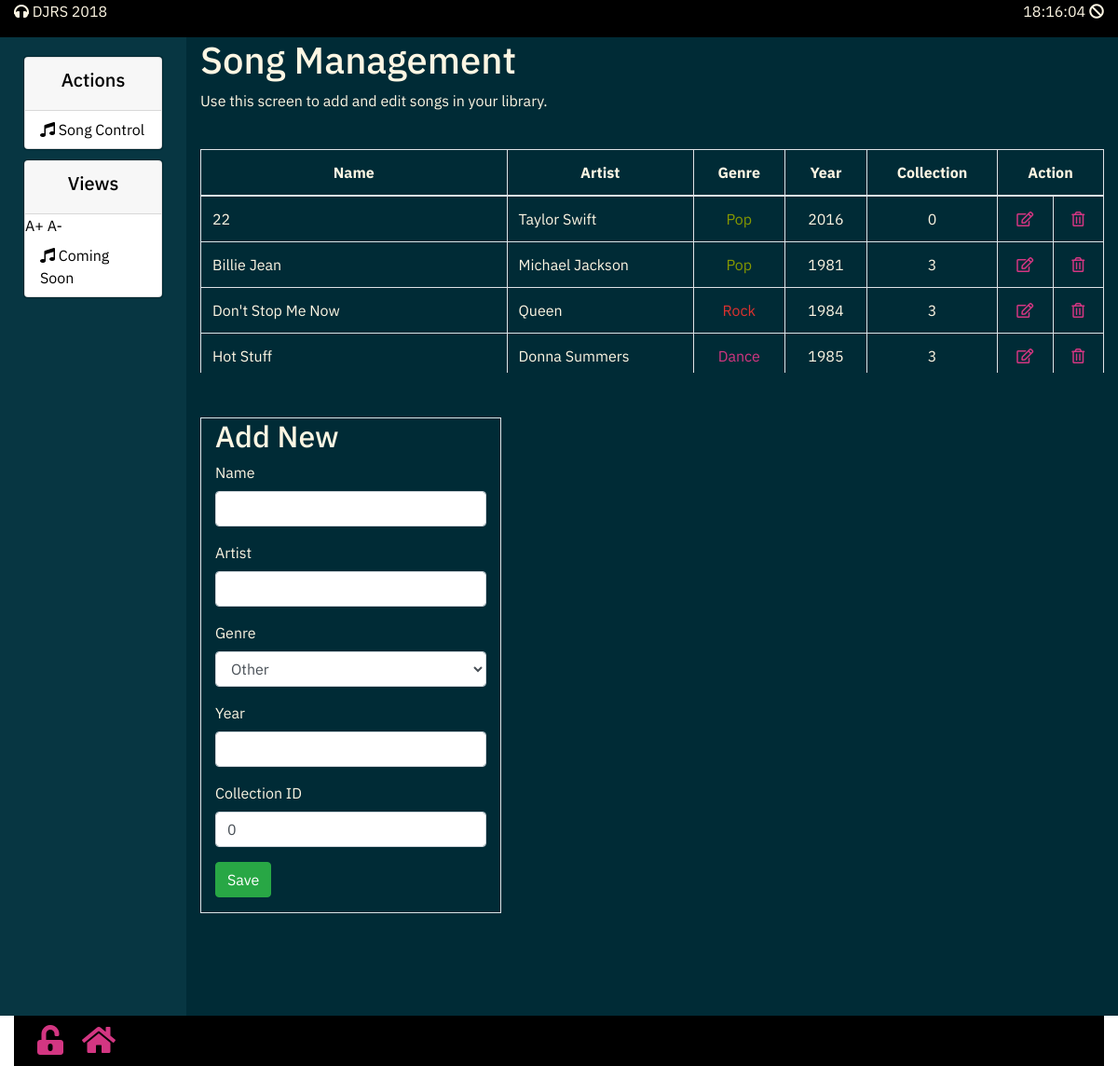
/admin/list_manager.php, run on the app's committed database.
### tables this page shows
CREATE TABLE IF NOT EXISTS `crud` (
  `id` int(11) NOT NULL AUTO_INCREMENT,
  `name` varchar(50) NOT NULL,
  `artist` varchar(50) NOT NULL,
  `genre` varchar(20) DEFAULT NULL,
  `year` int(4) DEFAULT NULL,
  `collec_id` int(11) NOT NULL DEFAULT '0' COMMENT 'Collection ID',
  `active` tinyint(1) NOT NULL DEFAULT '0',
  PRIMARY KEY (`id`)
);

### functions/server.php (called while the page is built, shortened)
<?php
$name = $artist = $genre = $year = "";
$collectionID = $id = 0;
$update = false;

### admin/list_manager.php (the view, shortened to what this page needs)
<?php include($_SERVER["DOCUMENT_ROOT"] . "/dj-app2/partials/_header.php"); ?>
      <div class="row">
        <div id='collectionWin' class="col-md-2">
          <?php include($_SERVER["DOCUMENT_ROOT"] . "/dj-app2/partials/_action_blocks.php"); ?>
            <br>
        </div>
        <div id='mainWin' class="col-md-10">
          <div class="row">
            <div class="col-md-12">
            <div id='CRUDWindow'>
            <h1>Song Management</h1>
            <p>Use this screen to add and edit songs in your library.</p>
            <br>
            <?php $results = mysqli_query($db, "SELECT * FROM crud ORDER BY name ASC"); ?>
            <div class="ResultTable">
              <table class='table table-bordered'>
                <thead>
                  <tr>
                    <th class='text-center'>Name</th>
                    <th class='text-center'>Artist</th>
                    <th class='text-center'>Genre</th>
                    <th class='text-center'>Year</th>
                    <th class='text-center'>Collection</th>
                    <th colspan="2" class='text-center'>Action</th>
                  </tr>
                </thead>
                <?php while ($row = mysqli_fetch_array($results)) { ?>
                  <tr>
                    <td><?php echo $row['name']; ?></td>
                    <td><?php echo $row['artist']; ?></td>
                    <td class='text-center'><span class='colourCell<?php echo $row['genre']; ?>'><?php echo $row['genre']; ?></span></td>
                    <td class='text-center'><?php echo $row['year']; ?></td>
                    <td class='text-center'><?php echo $row['collec_id']; ?></td>
                    <td class='text-center'>
                      <a href="../admin/list_manager.php?edit=<?php echo $row['id']; ?>" class="edit_btn" ><i class="far fa-edit"></i></a>
                    </td>
                    <td class='text-center'>
                      <a href="../functions/server.php?del=<?php echo $row['id']; ?>" class="del_btn"><i class="far fa-trash-alt"></i></a>
                    </td>
                  </tr>
                <?php } ?>
              </table>
            </div>
            <br>
            <br>
            <form method="post" class="form-group col-md-4 border" action="../functions/server.php" >
              <?php if ($update == true): ?>
                <h2>Update</h2>
              <?php else: ?>
                <h2>Add New</h2>
              <?php endif ?>
              <div class="form-group">
                <label>Name</label><br>
                <input type="text" class="form-control" name="name" value="<?php echo $name; ?>">
              </div>
              <div class="form-group">
                <label>Artist</label><br>
                <input type="text" class="form-control" name="artist" value="<?php echo $artist; ?>">
              </div>
              <div class="form-group">
                <label>Genre</label><br>
                <select class="form-control" name="genre" value="<?php echo $genre; ?>">
                </select>
              </div>
              <div class="form-group">
                <label>Year</label><br>
                <input type="text" class="form-control" name="year" value="<?php echo $year; ?>">
              </div>
              <div class="form-group">
                <label>Collection ID</label><br>
                <input type="text" class="form-control" name="collection" value="<?php echo $collectionID; ?>">
              </div>
              <div class="form-group">
                <?php if ($update == true): ?>
                  <button class="btn btn-primary" type="submit" name="update">Update</button>
                <?php else: ?>
                  <button class="btn btn-success" type="submit" name="save" >Save</button>
                <?php endif ?>
              </div>
            </form>
            </div>
          </div>
        </div>
      </div>
    </div>
<?php include($_SERVER["DOCUMENT_ROOT"] . "/dj-app2/partials/_footer.php"); ?>

### css/custom.css (style rules this page uses)
* { font-family: 'IBM Plex Sans', sans-serif; }
a { color: #d33682; }
#mainWin { background-color: #002b36; height: 100vh; overflow-y: auto; color: #fdf6e3; }
#collectionWin { background-color: #073642; height: 100vh; padding-top: 10px; overflow-y: auto; color: #fdf6e3; }
#CRUDWindow { height: 100vh; overflow-y: auto; }
.ResultTable { height: 20vw; overflow-y: scroll; }
.colourCellRock { color: #dc322f; }
.colourCellPop { color: #859900; }
.colourCellDance { color: #d33682; }

### data on the page
crud: name "22", artist "Taylor Swift", genre "Pop", year "2016", collec "0"
crud: name "Billie Jean", artist "Michael Jackson", genre "Pop", year "1981", collec "3"
crud: name "Don't Stop Me Now", artist "Queen", genre "Rock", year "1984", collec "3"
crud: name "Hot Stuff", artist "Donna Summers", genre "Dance", year "1985", collec "3"

### other printed values
form field genre "Other"
